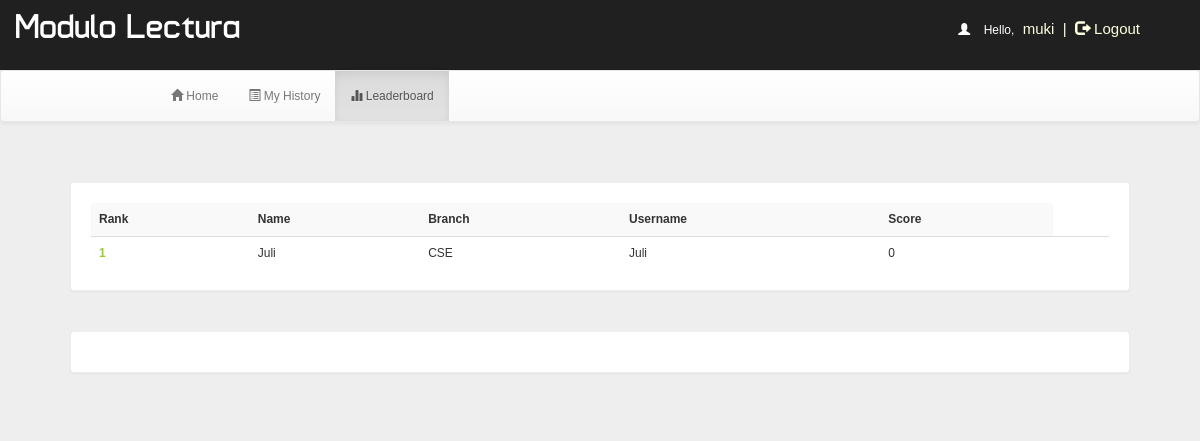
Screenshot of /account.php?q=3 (signed in) with the database file from the repository.
### tables this page shows
CREATE TABLE `rank` (
  `id` int(100) NOT NULL,
  `username` varchar(50) NOT NULL,
  `score` int(11) NOT NULL,
  `time` timestamp NOT NULL DEFAULT current_timestamp() ON UPDATE current_timestamp()
);

CREATE TABLE `user` (
  `id` int(100) NOT NULL,
  `name` varchar(50) NOT NULL,
  `rollno` varchar(20) NOT NULL,
  `branch` varchar(20) NOT NULL,
  `gender` varchar(5) NOT NULL,
  `username` varchar(50) NOT NULL,
  `phno` bigint(20) NOT NULL,
  `password` varchar(50) NOT NULL
);

### account.php (the view, shortened to what this page needs)
<!DOCTYPE html PUBLIC "-//W3C//DTD XHTML 1.0 Transitional//EN" "http://www.w3.org/TR/xhtml1/DTD/xhtml1-transitional.dtd">
<html xmlns="http://www.w3.org/1999/xhtml">
<head>
<link  rel="stylesheet" href="css/bootstrap.min.css"/>
 <link  rel="stylesheet" href="css/bootstrap-theme.min.css"/>
 <link rel="stylesheet" href="css/main.css">
 <link  rel="stylesheet" href="css/font.css">
</head>
<body>
<div class="header">
<div class="row">
<div class="col-lg-6">
<span class="logo">Modulo Lectura</span></div>
<div class="col-md-4 col-md-offset-2">
 <?php
include_once 'dbConnection.php';
if (!(isset($_SESSION['username']))) {
    header("location:index.php");
} else {
    $name     = $_SESSION['name'];
    $username = $_SESSION['username'];
    echo '<span class="pull-right top title1" ><span style="color:white"><span class="glyphicon glyphicon-user" aria-hidden="true"></span>&nbsp;&nbsp;&nbsp;&nbsp;Hello,</span> <span class="log log1" style="color:lightyellow">' . $username . '&nbsp;&nbsp;|&nbsp;&nbsp;<a href="logout.php?q=account.php" style="color:lightyellow"><span class="glyphicon glyphicon-log-out" aria-hidden="true"></span>&nbsp;Logout</button></a></span>';
}
?>
</div>
</div></div>
<div class="bg">
<nav class="navbar navbar-default title1">
  <div class="container-fluid">
    <div class="navbar-header">
      <a class="navbar-brand" href="#"><b>&nbsp;&nbsp;&nbsp;&nbsp;&nbsp;&nbsp;&nbsp;&nbsp;&nbsp;&nbsp;&nbsp;&nbsp;&nbsp;&nbsp;&nbsp;&nbsp;&nbsp;&nbsp;&nbsp;&nbsp;&nbsp;&nbsp;&nbsp;&nbsp;&nbsp;</b></a>
    </div>
    <div class="collapse navbar-collapse" id="bs-example-navbar-collapse-1">
      <ul class="nav navbar-nav">
        <li <?php
if (@$_GET['q'] == 1)
    echo 'class="active"';
?> ><a href="account.php?q=1"><span class="glyphicon glyphicon-home" aria-hidden="true"></span>&nbsp;Home<span class="sr-only">(current)</span></a></li>
        <li <?php
if (@$_GET['q'] == 2)
    echo 'class="active"';
?>><a href="account.php?q=2"><span class="glyphicon glyphicon-list-alt" aria-hidden="true"></span>&nbsp;My History</a></li>
    <li <?php
if (@$_GET['q'] == 3)
    echo 'class="active"';
?>><a href="account.php?q=3"><span class="glyphicon glyphicon-stats" aria-hidden="true"></span>&nbsp;Leaderboard</a></li></ul>
      </div>
  </div>
</nav>
<div class="container">
<div class="row">
<div class="col-md-12">
<?php
if (@$_GET['q'] == 3) {
    if(isset($_GET['show'])){
        $show = $_GET['show'];
        $showfrom = (($show-1)*10) + 1;
        $showtill = $showfrom + 9;
    }
    else{
        $showfrom = 1;
    }
    $q = mysqli_query($con, "SELECT * FROM rank") or die('Error223');
    echo '<div class="panel title">
<table class="table table-striped title1" >
<tr><td style="vertical-align:middle"><b>Rank</b></td><td style="vertical-align:middle"><b>Name</b></td><td style="vertical-align:middle"><b>Branch</b></td><td style="vertical-align:middle"><b>Username</b></td><td style="vertical-align:middle"><b>Score</b></td></tr>';
    $c = $showfrom-1;
    $total = mysqli_num_rows($q);
    if($total >= $showfrom){
        $q = mysqli_query($con, "SELECT * FROM rank ORDER BY score DESC, time ASC LIMIT ".($showfrom-1).",10") or die('Error223');
        while ($row = mysqli_fetch_array($q)) {
            $e = $row['username'];
            $s = $row['score'];
            $q12 = mysqli_query($con, "SELECT * FROM user WHERE username='$e' ") or die('Error231');
            while ($row = mysqli_fetch_array($q12)) {
                $name     = $row['name'];
                $branch   = $row['branch'];
                $username = $row['username'];
            }
            $c++;
            echo '<tr><td style="color:#99cc32"><b>' . $c . '</b></td><td style="vertical-align:middle">' . $name . '</td><td style="vertical-align:middle">' . $branch . '</td><td style="vertical-align:middle">' . $username . '</td><td style="vertical-align:middle">' . $s . '</td><td style="vertical-align:middle">';
        }
    }
    else{
    }
    echo '</table></div>';
    echo '<div class="panel title"><table class="table table-striped title1" ><tr>';
    echo '</tr></table></div>';
}
?>
</div></div></div></div>
</body>
</html>

### css/main.css (style rules this page uses)
body { overflow-x:hidden;width:100%;font: 12px "Century Gothic", "Times Roman", sans-serif;background:#eee;min-height:550px;background-attachment:fixed; }
.bg { min-height:540px; }
.panel { border-color:#eee;margin:40px;padding:20px;font: 15px "Century Gothic", "Times Roman", sans-serif; }
.title { font-family:'typo'; }
.header { background:#202020;height:70px; }
.logo { font-family:'typo';font-size:35px;color:#ffffff;margin:15px; }
.title1 { font: 12px "Century Gothic", "Times Roman", sans-serif; }
.top { margin-top:20px; }
.log1 { font: 15px 'Ubuntu', sans-serif;color:#0000ff;margin-left:10px; }
.log { margin:10px;margin-right:60px;margin-left:5px;color:#ffffb3;text-decoration:none;font-size:20px;font-size:15px; }

### rows the page displays
rank: user.name "Juli", user.branch "CSE", user.username "Juli", score "0"

### other values shown
$username "muki"
